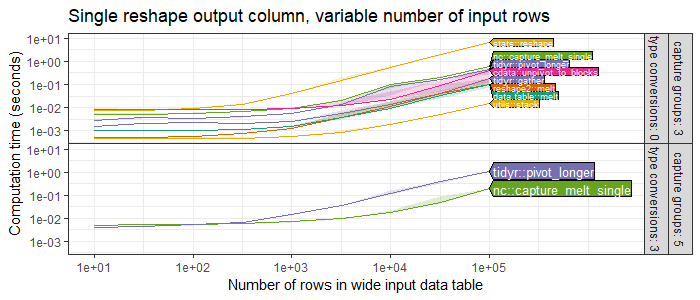

This chart was generated by the following R code:
source("packages.R")

pkg.color <- c(
  "data.table::melt"="#1B9E77",
  "reshape2::melt"="#D95F02",
  "tidyr::gather"="#7570B3",
  "tidyr::pivot_longer"="#7570B3",
  "cdata::unpivot_to_blocks"="#E7298A",
  "cdata::rowrecs_to_blocks"="#E7298A",
  "nc::capture_melt_single"="#66A61E",
  "stats::reshape"="#E6AB02",
  "utils::stack"="#E6AB02",
  "#A6761D", "#666666")

who.timings <- rbind(
  data.table(
    "capture groups"=3, "type conversions"=0,
    readRDS("figure-who-rows-data.rds")),
  data.table(
    "capture groups"=5, "type conversions"=3,
    readRDS("figure-who-complex-rows-data.rds"))
)[!grepl("[+]", expr)]
who.timings[, seconds := time/1e9]
stats.timings <- who.timings[, .(
  median=median(seconds),
  q25=quantile(seconds, 0.25),
  q75=quantile(seconds, 0.75),
  mean=mean(seconds),
  sd=sd(seconds)
), by=.(`capture groups`, `type conversions`, N.rows, expr)]

stats.timings[`capture groups`==3 & N.rows==10^5, .(N.rows, expr, median)][order(-median)]
stats.timings[`capture groups`==5 & N.rows==10^5, .(N.rows, expr, mean, sd)][order(-mean)]

gg <- ggplot()+
  ggtitle("Single reshape output column, variable number of input rows")+
  theme_bw()+
  theme(panel.spacing=grid::unit(0, "lines"))+
  scale_color_manual(values=pkg.color)+
  scale_fill_manual(values=pkg.color)+
  facet_grid(
    `capture groups` + `type conversions` ~ .,
    ##scales="free",
    labeller=label_both)+
  geom_line(aes(
    N.rows, median, color=expr),
    data=stats.timings)+
  geom_ribbon(aes(
    N.rows, ymin=q25, ymax=q75, fill=expr),
    alpha=0.2,
    data=stats.timings)+
  scale_x_log10(
    "Number of rows in wide input data table",
    breaks=10^seq(1, 5, by=1),
    limits=c(NA, max(stats.timings$N.rows)*20))+
  scale_y_log10(
    "Computation time (seconds)",
    breaks=10^seq(-3, 1, by=1),
    limits=c(NA, 10))
dl <- directlabels::direct.label(gg, list(cex=0.75, "last.polygons"))

pdf("figure-who-both-rows.pdf", 7, 3)
print(dl)
dev.off()

png("figure-who-both-rows.png", 7, 3, units="in", res=100)
print(dl)
dev.off()
